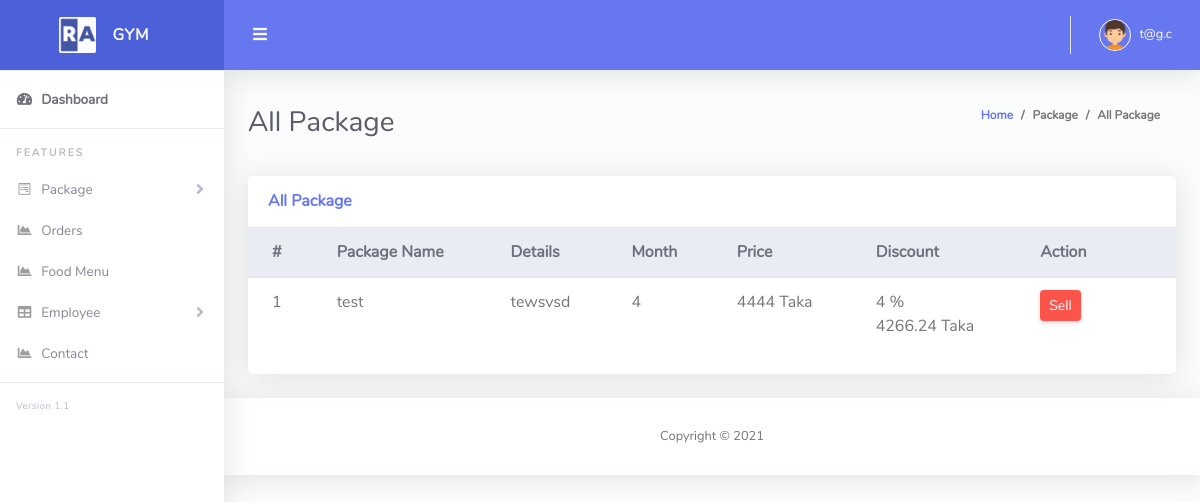
Before: /admin/all_package.php (signed in) with the older database file.
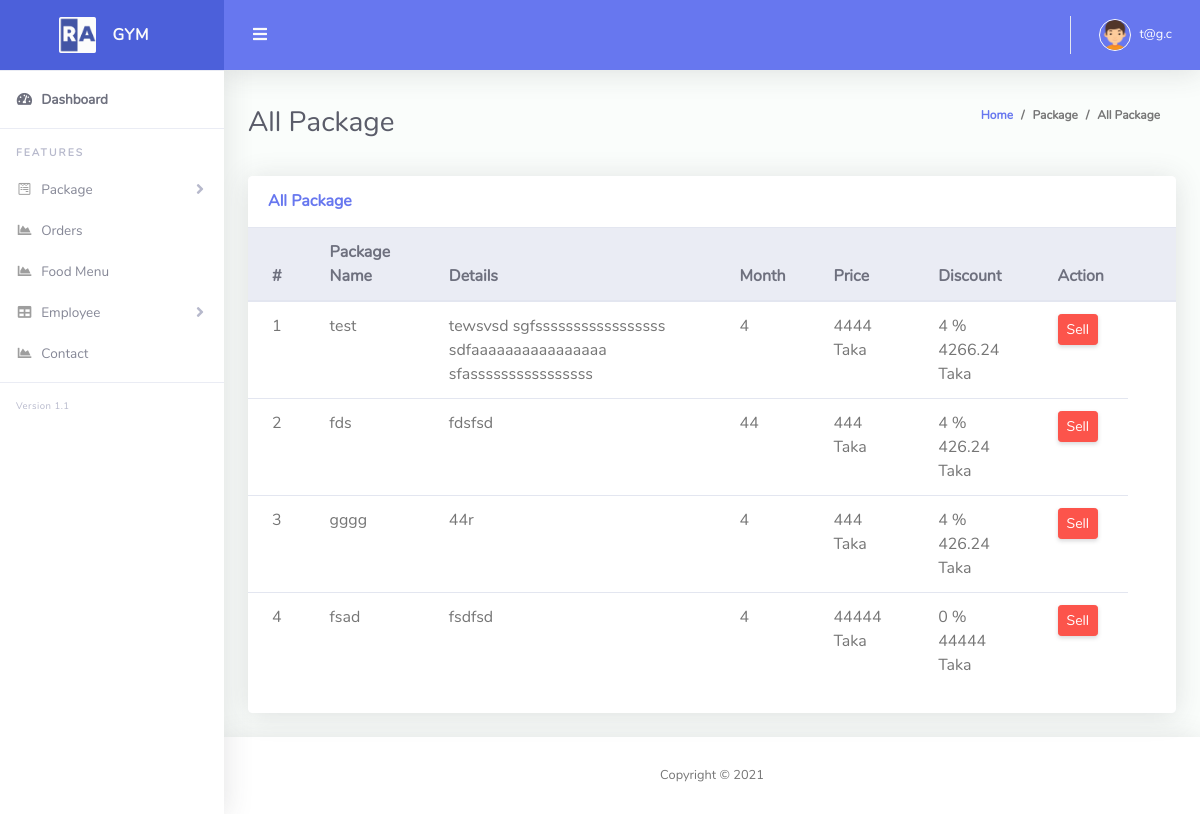
After: the same page with the newer database file.
### tables this page shows
CREATE TABLE `package_table` (
  `package_id` int(20) NOT NULL,
  `pack_name` varchar(255) NOT NULL,
  `details` text NOT NULL,
  `month` varchar(255) NOT NULL,
  `price` int(25) NOT NULL,
  `discount` int(25) NOT NULL,
  `del_pack` tinyint(10) NOT NULL DEFAULT 0
);

### Classes/DB.php (called while the page is built, shortened)
<?php
class DB
{
    public $servername = "localhost";
    public $username = "root";
    public $password = "";
    public $dbname = "gym";
    public function connect(){
        $this->conn = new mysqli($this->servername, $this->username, $this->password, $this->dbname);
        if ($this->conn->connect_error) {
          die("Connection failed: " . $this->conn->connect_error);
        }
        else{
            return $msg =  "connected";
        }
    }
}
?>

### Classes/PacageClass.php (called while the page is built, shortened)
<?php
include_once 'db.php';
class PacageClass extends DB
{
        public function viewPackage(){
            $qry = "SELECT * FROM package_table  where del_pack=0";
            $result = $this->conn->query($qry);
            return $result;
        }
}
?>

### admin/all_package.php (the view, shortened to what this page needs)
<?php include 'layouts/header.php';
?>
<div class="container-fluid" id="container-wrapper">
    <div class="d-sm-flex align-items-center justify-content-between mb-4">
    <h1 class="h3 mb-0 text-gray-800">All Package</h1>
    <ol class="breadcrumb">
        <li class="breadcrumb-item"><a href="./">Home</a></li>
        <li class="breadcrumb-item">Package</li>
        <li class="breadcrumb-item active" aria-current="page">All Package</li>
    </ol>
    </div>
    <div class="row">
        <div class="col-lg-12 mb-4">
            <div class="card">
            <div class="card-header py-3 d-flex flex-row align-items-center justify-content-between">
                <h6 class="m-0 font-weight-bold text-primary">All Package</h6>
            </div>
            <div class="table-responsive">
                <table class="table align-items-center table-flush">
                <thead class="thead-light">
                    <tr>
                        <th>#</th>
                        <th>Package Name</th>
                        <th>Details</th>
                        <th>Month</th>
                        <th>Price</th>
                        <th>Discount <br></th>
                        <th>Action</th>
                        <th></th>
                    </tr>
                </thead>
                <tbody>
                    <?php
                        $i = 0;
                        $view = $pack->viewPackage();
                        foreach($view as $value){
                    ?>
                    <tr>
                        <td><?php echo $i+=1; ?></td>
                        <td><?php echo $value['pack_name']; ?></td>
                        <td><?php echo $value['details']; ?></td>
                        <td><?php echo $value['month']; ?></td>
                        <td><?php echo $value['price']; ?> Taka</td>
                        <td><?php echo $value['discount']; ?> % <br> <?php echo $value['price']-(($value['price']*$value['discount'])/100) ?>  Taka</td>
                        <td><a href="customeradmit.php?packid=<?php echo $value['package_id'] ;?>" class="btn btn-sm btn-danger">Sell</a></td>
                    </tr>
                    <?php } ?>
                </tbody>
                </table>
            </div>
            <div class="card-footer"></div>
            </div>
        </div>
    </div>
</div>
<?php include 'layouts/footer.php';?>

Changed rows visible on the page:
changed package_table "test": details "tewsvsd" → "tewsvsd sgfsssssssssssssssss sdfaaaaaaaaaaaaaaaa sfassssssssssssssss"
added package_table: i "2", pack_name "fds", details "fdsfsd", month "44", price "444", discount "4", $value['price']-(($value['price']*$value['discount'])/100) "426.24"
added package_table: i "3", pack_name "gggg", details "44r", month "4", price "444", discount "4", $value['price']-(($value['price']*$value['discount'])/100) "426.24"
added package_table: i "4", pack_name "fsad", details "fsdfsd", month "4", price "44444", discount "0", $value['price']-(($value['price']*$value['discount'])/100) "44444"
